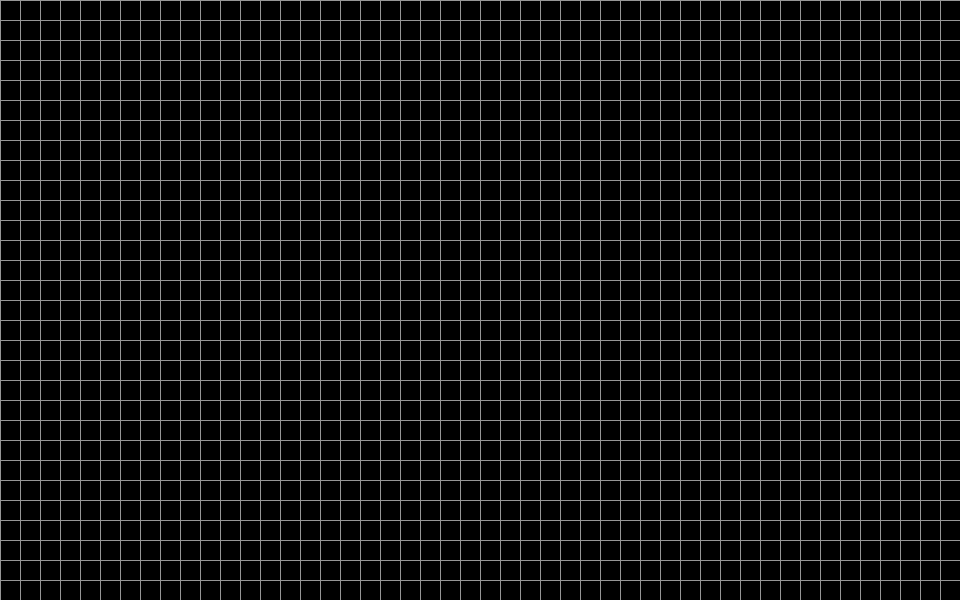
Frame 1 (no input)
Frame 60 (the mouse pressed at the canvas centre just before this capture): identical to frame 1, image omitted
Frame 120 (the mouse held since frame 60 and released just before this capture): identical to frame 1, image omitted

The Processing sketch that drew this single still picture (run headless with seeded random() and noise(); from frame 60 on, the mouse is pressed at the canvas centre):

// Processing sketch: WireWorld
// ── WireWorld.pde
final int boxSize = 20, frameR = 10;
int curFrame, paintMode;
Color[][] boxVals;
Color blankC, outline, wire, elecH, elecT;
boolean running;

class Color{
  int r,g,b;
  Color(){
    r = g = b = 255;
  }
  Color(int r, int g, int b){
    this.r = r;
    this.g = g;
    this.b = b;
  }
}

void setup(){
  size(960,600);
  running = false;
  curFrame = 1;
  paintMode = 0;
  blankC = new Color(0,0,0);
  outline = new Color(150,150,150);
  wire = new Color(255, 242, 0);
  elecH = new Color(0,0,255);
  elecT = new Color(255,0,0);
  boxVals = new Color[width/boxSize][height/boxSize];
  for(int i = 0; i < width/boxSize; i++){
    for(int j = 0; j < height/boxSize; j++){
      boxVals[i][j] = new Color(blankC.r, blankC.g, blankC.b);
    }
  }
  drawGrid();
}

void draw(){
  if(running){
    if(curFrame % frameR == 0){
      curFrame = 1;
      doStep();
      drawGrid();
    }
    else
      curFrame++;
  }
}

void mouseClicked(){
  int xI, yI;
  xI = mouseX/boxSize;
  yI = mouseY/boxSize;
  switch(paintMode){
    case 0:
      boxVals[xI][yI].r = blankC.r;
      boxVals[xI][yI].g = blankC.g;
      boxVals[xI][yI].b = blankC.b;
      break;
    case 1:
      boxVals[xI][yI].r = wire.r;
      boxVals[xI][yI].g = wire.g;
      boxVals[xI][yI].b = wire.b;
      break;
    case 2:
      boxVals[xI][yI].r = elecH.r;
      boxVals[xI][yI].g = elecH.g;
      boxVals[xI][yI].b = elecH.b;
      break;
    case 3:
      boxVals[xI][yI].r = elecT.r;
      boxVals[xI][yI].g = elecT.g;
      boxVals[xI][yI].b = elecT.b;
      break;
  }
  drawGrid();
}

void mouseDragged(){
  int xI, yI;
  Color c = new Color();
  xI = mouseX/boxSize;
  yI = mouseY/boxSize;
  switch(paintMode){
    case 0:
      boxVals[xI][yI].r = c.r = blankC.r;
      boxVals[xI][yI].g = c.g = blankC.g;
      boxVals[xI][yI].b = c.b = blankC.b;
      break;
    case 1:
      boxVals[xI][yI].r = c.r = wire.r;
      boxVals[xI][yI].g = c.g = wire.g;
      boxVals[xI][yI].b = c.b = wire.b;
      break;
    case 2:
      boxVals[xI][yI].r = c.r = elecH.r;
      boxVals[xI][yI].g = c.g = elecH.g;
      boxVals[xI][yI].b = c.b = elecH.b;
      break;
    case 3:
      boxVals[xI][yI].r = c.r = elecT.r;
      boxVals[xI][yI].g = c.g = elecT.g;
      boxVals[xI][yI].b = c.b = elecT.b;
      break;
  }
  stroke(outline.r,outline.g,outline.b);
  fill(c.r,c.g,c.b);
  xI *= boxSize;
  yI *= boxSize;
  rect(xI, yI, boxSize, boxSize);
}

void keyPressed(){
  //Step
  if(key == 's'){
    doStep();
    drawGrid();
  }
  //Erase
  if(key == 'e'){
    for(int i = 0; i < width/boxSize; i++){
      for(int j = 0; j < height/boxSize; j++){
        boxVals[i][j].r = blankC.r;
        boxVals[i][j].g = blankC.g;
        boxVals[i][j].b = blankC.b;
      }
    }
    drawGrid();
  }
  //Run
  if(key =='r')
    running = !running;
  //Change paint mode
  if(key == 't'){
    if(paintMode < 3)
      paintMode++;
    else
      paintMode = 0;
  }
}

int numNeighbors(int x, int y, Color[][] boxV){
  int numNei = 0;
  for(int i = x - 1; i < x + 2; i++){
    for(int j = y - 1; j < y + 2; j++){
      if(i != x || j != y){
        if(i >= 0 && j >= 0 && i < width/boxSize && j < height/boxSize){
          if(boxV[i][j].r == elecH.r && boxV[i][j].g == elecH.g && boxV[i][j].b == elecH.b){
            numNei++;
          }
        }
      }
    }
  }
  return numNei;
}

void drawGrid(){
  Color c;
  int xOr, yOr;
  for(int i = 0; i < width/boxSize; i++){
    for(int j = 0; j < height/boxSize; j++){
      c = boxVals[i][j];
      stroke(outline.r,outline.g,outline.b);
      fill(c.r,c.g,c.b);
      xOr = i*boxSize;
      yOr = j*boxSize;
      rect(xOr, yOr, boxSize, boxSize);
    }
  }
}

void doStep(){
 Color[][] temp = new Color[width/boxSize][height/boxSize];
  for(int i = 0; i < width/boxSize; i++){
    for(int j = 0; j < height/boxSize; j++){
      temp[i][j] = new Color(boxVals[i][j].r,boxVals[i][j].g,boxVals[i][j].b);
    }
  }
  Color c;
  int numN;
  for(int i = 0; i < width/boxSize; i++){
    for(int j = 0; j < height/boxSize; j++){
      numN = numNeighbors(i, j, temp);
      c = temp[i][j];
      //Turn tail into wire
      if(c.r == elecT.r && c.g == elecT.g && c.b == elecT.b){
        boxVals[i][j].r = wire.r;
        boxVals[i][j].g = wire.g;
        boxVals[i][j].b = wire.b;
      }
      //Turn head into tail
      else if(c.r == elecH.r && c.g == elecH.g && c.b == elecH.b){
        boxVals[i][j].r = elecT.r;
        boxVals[i][j].g = elecT.g;
        boxVals[i][j].b = elecT.b;
      }
      //Turn wire into head
      else if((numN == 1 || numN == 2) && c.r == wire.r && c.g == wire.g && c.b == wire.b){
        boxVals[i][j].r = elecH.r;
        boxVals[i][j].g = elecH.g;
        boxVals[i][j].b = elecH.b;
      }
    }
  }
}
